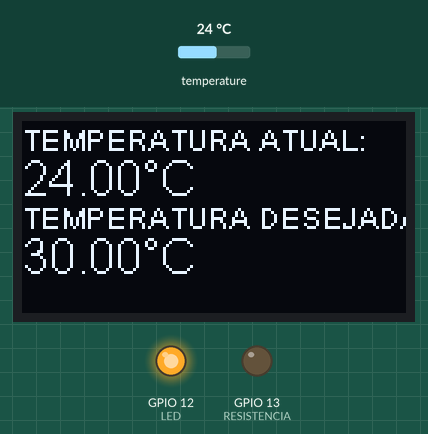
The sketch below on a simulated ESP8266 (NodeMCU). On the bench: 128×64 one-colour display, output pins drawn as LEDs (lit = HIGH). Inputs (shaded band) come from the test bench; at power-on: temperature 24 °C. WiFi joins after 1.5 s; servers stay silent unless stated; pins used as bus, display or sensor lines are not drawn; what the sketch prints to the serial monitor is not drawn.

Above: at 3.5 s.
3.6 s: temperature set to 29.7 °C
At 5.1 s:
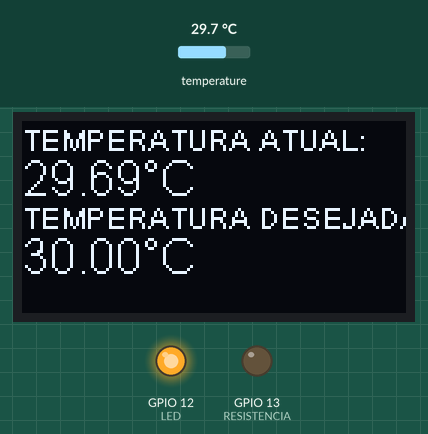
6.3 s: temperature set to 30.8 °C
At 6.9 s:
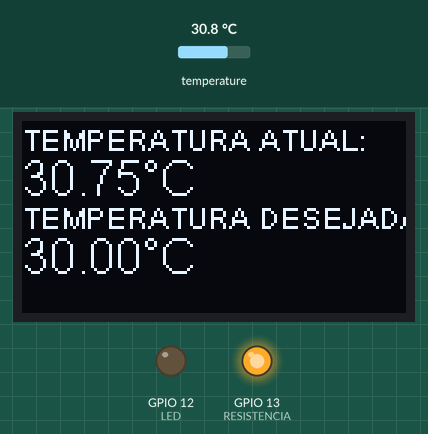
8.1 s: temperature set to 29.9 °C
At 8.8 s:
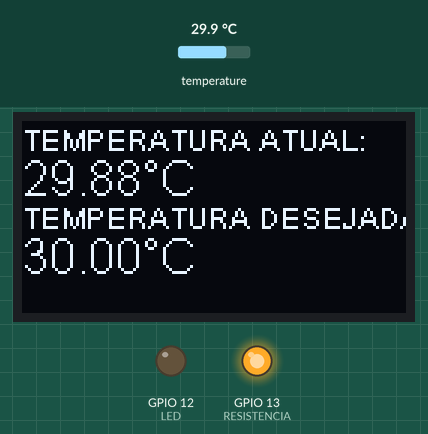
9.9 s: temperature set to 28.6 °C
At 10.6 s:
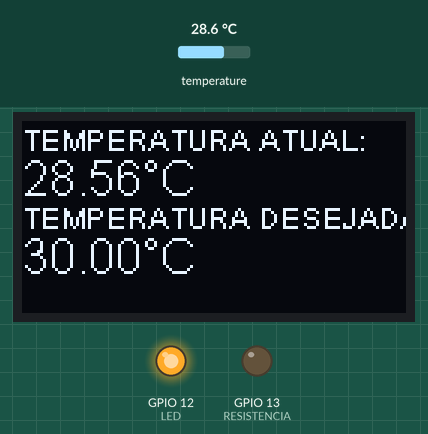
Timing chart, 0 to 12.7 s (numbered marks = the images above; inputs shaded):
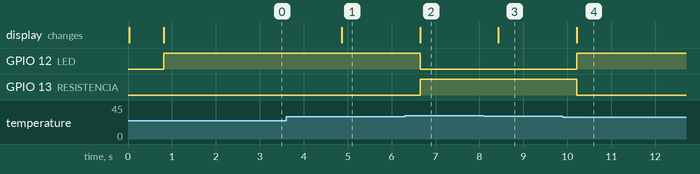

The sketch:

AQUARIO.ino
```cpp
#ifdef ESP32
#include <WiFi.h>
#include <ESPAsyncWebServer.h>
#else
#include <Arduino.h>
#include <ESP8266WiFi.h>
#include <Hash.h>
#include <ESPAsyncTCP.h>
#include <ESPAsyncWebServer.h>S
#endif
#include <OneWire.h>
#include <DallasTemperature.h>
#include <SSD1306.h>

// Pinos do display (comunicação i2c)
const int DISPLAY_ADDRESS_PIN = 0x3c;
const int DISPLAY_SDA_PIN = 4;
const int DISPLAY_SCL_PIN = 15;
const int DISPLAY_RST_PIN = 16;

// Altura da fonte (correspondente a fonte ArialMT_Plain_16)
const int fontHeight = 8   ;

// Objeto do display
SSD1306 display(DISPLAY_ADDRESS_PIN, DISPLAY_SDA_PIN, DISPLAY_SCL_PIN);
// Data wire is connected to GPIO 4
#define ONE_WIRE_BUS 17
#define LED 12
#define RESISTENCIA 13

float ATUAL;
float DESEJADA = 30;
bool displayBegin()
{
  // Reiniciamos o display
  pinMode(DISPLAY_RST_PIN, OUTPUT);
  digitalWrite(DISPLAY_RST_PIN, LOW);
  delay(1);
  digitalWrite(DISPLAY_RST_PIN, HIGH);
  delay(1);

  return display.init();
}
void displayConfig()
{
  // Invertemos o display verticalmente
  display.flipScreenVertically();
  // Setamos a fonte
  display.setFont(ArialMT_Plain_10);
  // Alinhamos a fonta à esquerda
  display.setTextAlignment(TEXT_ALIGN_LEFT);
}


// Setup a oneWire instance to communicate with any OneWire devices
OneWire oneWire(ONE_WIRE_BUS);

// Pass our oneWire reference to Dallas Temperature sensor
DallasTemperature sensors(&oneWire);

// Variables to store temperature values
String temperatureC = "";

// Timer variables
unsigned long lastTime = 0;
unsigned long timerDelay = 1000;

// Replace with your network credentials
const char* ssid = "SSID";
const char* password = "PASSWORD";

// Create AsyncWebServer object on port 80
AsyncWebServer server(80);

String readDSTemperatureC() {
  // Call sensors.requestTemperatures() to issue a global temperature and Requests to all devices on the bus
  sensors.requestTemperatures();
  float tempC = sensors.getTempCByIndex(0);

  if (tempC == -127.00) {
    Serial.println("Failed to read from DS18B20 sensor");
    return "--";
  } else {
    Serial.print("Temperature Celsius: ");
    Serial.println(tempC);
    ATUAL = tempC;
    // Limpamos o display
    display.clear();
      display.setFont(ArialMT_Plain_10);
    // Escrevemos a mensagem "Sending packet: " na primeira linha
    display.drawString(0, 0, "TEMPERATURA ATUAL: ");
      display.setFont(ArialMT_Plain_16);
    display.drawString(0, 10,String(ATUAL) + "°C");
    display.setFont(ArialMT_Plain_10);
    display.drawString(0, 26, "TEMPERATURA DESEJADA: ");
     display.setFont(ArialMT_Plain_16);
     display.drawString(0, 36,String(DESEJADA) + "°C");
    // Exibimos as alterações no display
    display.display();


    if (digitalRead(LED) == LOW) {
      if (ATUAL < (DESEJADA - 0.5)) {
        digitalWrite(LED, HIGH);
        digitalWrite(RESISTENCIA, LOW);
      }

    }
    else if (digitalRead(LED) == HIGH) {
      if (ATUAL > DESEJADA) {
        digitalWrite(LED, LOW);
        digitalWrite(RESISTENCIA, HIGH);
      }
    }
  }
  return String(tempC);
}

const char index_html[] PROGMEM = R"rawliteral(
<!DOCTYPE HTML><html>
<head>
  <meta charset="UTF-8">
  <meta name="viewport" content="width=device-width, initial-scale=1">
  <link rel="stylesheet" href="https://use.fontawesome.com/releases/v5.7.2/css/all.css" integrity="sha384-fnmOCqbTlWIlj8LyTjo7mOUStjsKC4pOpQbqyi7RrhN7udi9RwhKkMHpvLbHG9Sr" crossorigin="anonymous">
  <script src="https://kit.fontawesome.com/2b3183bb95.js" crossorigin="anonymous"></script>
  <style>
    html {
     font-family: Arial;
     display: inline-block;
     margin: 0px auto;
     text-align: center;
    }
    h2 { font-size: 3.0rem; }
    p { font-size: 3.0rem; }
    .units { font-size: 1.2rem; }
    .ds-labels{
      font-size: 1.5rem;
      vertical-align:middle;
      padding-bottom: 15px;
    }
  </style>
</head>
<body>
  <h2>  <i class="fa-solid fa-fish-fins" style="color:#059e8a;"></i>  AQUÁRIO  <i class="fa-solid fa-fish-fins" style="color:#059e8a;"></i>  </h2>

  <p>
    <i class="fas fa-thermometer-half" style="color:#059e8a;"></i>
    <span class="ds-labels">Temperatura Atual:</span>
    <span id="temperaturec">%TEMPERATUREC%</span>
    <sup class="units">&deg;C</sup>
  </p>
    <p>
     <span class="ds-labels">Temperatura Desejada:</span>
    <span class="ds-labels" id="valBox"> 30.0</span>
      </p>
    <input type="range" min="20.0" max="40.0" value="30.0" step="0.25" onchange="showVal(this.value)">
</body>
<script language = "JavaScript">
function showVal(newVal){
    document.getElementById("valBox").innerHTML=newVal;
    var xhttp = new XMLHttpRequest();
    xhttp.open("POST", "/post", true);
    xhttp.send(newVal);
}
setInterval(function ( ) {
  var xhttp = new XMLHttpRequest();
  xhttp.onreadystatechange = function() {
    if (this.readyState == 4 && this.status == 200) {
      document.getElementById("temperaturec").innerHTML = this.responseText;
    }
  };
  xhttp.open("GET", "/temperaturec", true);
  xhttp.send();
}, 1000) ;

</script>
</html>)rawliteral";

// Replaces placeholder with DS18B20 values
String processor(const String& var) {
  //Serial.println(var);
  if (var == "TEMPERATUREC") {
    return temperatureC;
  }
  return String();
}

void setup() {
  // Serial port for debugging purposes
  Serial.begin(115200);
  Serial.println();
  pinMode(LED, OUTPUT);
  pinMode(RESISTENCIA, OUTPUT);
  digitalWrite(LED, LOW);
  digitalWrite(RESISTENCIA, LOW);

  // Iniciamos o display
  if (!displayBegin())
  {
    // Se não deu certo, exibimos falha de display na serial
    Serial.println("Display failed!");
    // E deixamos em loop infinito
    while (1);
  }

  // Configuramos o posicionamento da tela, fonte e o alinhamento do texto
  displayConfig();
  // Start up the DS18B20 library
  sensors.begin();

  temperatureC = readDSTemperatureC();

  // Connect to Wi-Fi
  WiFi.begin(ssid, password);
  Serial.println("Connecting to WiFi");
  while (WiFi.status() != WL_CONNECTED) {
    delay(500);
    Serial.print(".");
  }
  Serial.println();

  // Print ESP Local IP Address
  Serial.println(WiFi.localIP());

  // Route for root / web page
  server.on("/", HTTP_GET, [](AsyncWebServerRequest * request) {
    request->send_P(200, "text/html", index_html, processor);
  });
  server.on("/temperaturec", HTTP_GET, [](AsyncWebServerRequest * request) {
    request->send_P(200, "text/plain", temperatureC.c_str());
  });
  server.on("/post", HTTP_POST, [](AsyncWebServerRequest * request) {},
  NULL,
  [](AsyncWebServerRequest * request, uint8_t *data, size_t len, size_t index, size_t total) {
    String tempor = "";
    for (size_t i = 0; i < len; i++) {
      tempor += char(data[i]);
      //Serial.write(data[i]);
    }
    DESEJADA = tempor.toFloat();
    Serial.println(DESEJADA);
        display.clear();
      display.setFont(ArialMT_Plain_10);
    // Escrevemos a mensagem "Sending packet: " na primeira linha
    display.drawString(0, 0, "TEMPERATURA ATUAL: ");
      display.setFont(ArialMT_Plain_16);
    display.drawString(0, 10,String(ATUAL) + "°C");
    display.setFont(ArialMT_Plain_10);
    display.drawString(0, 26, "TEMPERATURA DESEJADA: ");
     display.setFont(ArialMT_Plain_16);
     display.drawString(0, 36,String(DESEJADA) + "°C");
    // Exibimos as alterações no display
    display.display();
    //Serial.println("aqui " + String(DESEJADA));
    request->send(200);
  });

  // Start server
  server.begin();
}

void loop() {
  if ((millis() - lastTime) > timerDelay) {
    temperatureC = readDSTemperatureC();
    lastTime = millis();
  }
}
```

Measured:
- the behaviour switches between 30 and 30.1 °C on temperature (found by bisection; images 1 and 2)
- the behaviour switches between 29.5 and 29.4 °C on temperature (found by bisection; images 3 and 4)
- after the input at 3.6 s, the display: changes after 1.3 s (image 1)
- after the input at 6.3 s, GPIO 12 (LED): HIGH → LOW after 0.35 s; GPIO 13 (RESISTENCIA): LOW → HIGH after 0.35 s; the display: changes after 0.35 s (image 2)
- after the input at 8.1 s, the display: changes after 0.33 s (image 3)
- after the input at 9.9 s, GPIO 12 (LED): LOW → HIGH after 0.31 s; GPIO 13 (RESISTENCIA): HIGH → LOW after 0.31 s; the display: changes after 0.31 s (image 4)
